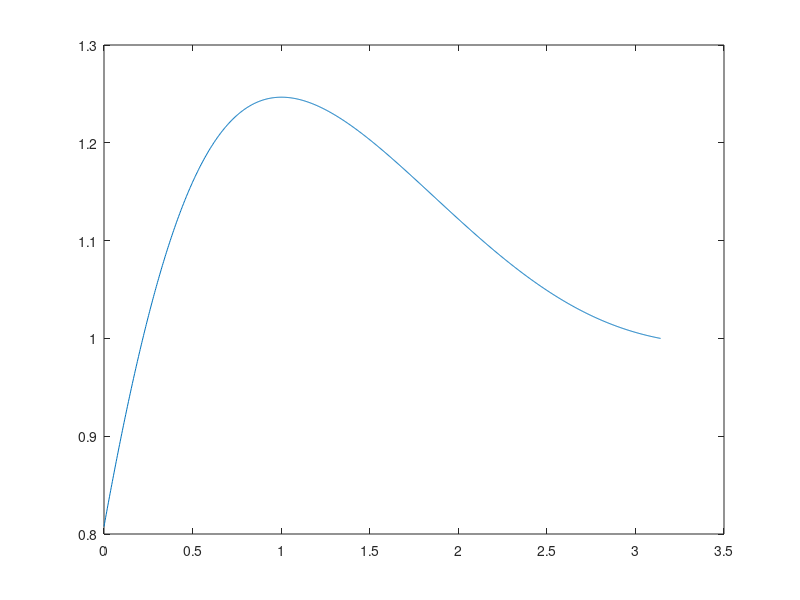

MATLAB code for this plot:
%% 1

clc
clear
close all


mu = 3;

f = @(x) x+cos(x);

% neumann a dx
BC = [-1 2];

intervalli = 1000;

a = 0;
b = pi;

h = (b-a)/intervalli;

% solo i nodi interni sono uguali
uni = ones(intervalli-1,1);

d = [mu/h^2 * 2 * uni; mu/h^2 *(1)];

d1 = mu/h^2 * (-1) * [uni; 1];

A = spdiags([d, d1, d1], [0 1 -1], intervalli, intervalli);

x = (a:h:b)';
b = f(x(2:end));

b(1) = b(1) + mu/h^2*BC(1);

b(end) = b(end)/2 + BC(2)/h;


u = [BC(1); A\b];

max(u)


%% 2

clc
clear
close all

a = 0;
b = pi;

f = @(x) exp(sin(x));

% neumann a sx
BC = [1 -2];

intervalli = 1000;

h = (b-a)/intervalli;

x = (a:h:b)';

mu_f = @(x) exp(sin(x));
xMedi = (x(1:end-1) + x(2:end))/2;
muVal = mu_f(xMedi);

d = muVal(1:end-1) + muVal(2:end);

% aggiungo extra neumann a sx
% d = [(mu_f(x(1)+h/2) + mu_f(x(1)-h/2))/2; d]./h^2;
d = [muVal(1); d]./h^2;
% non mi serve il valore finale visto che conosco già l'ultima u grazie a
% dirichlet
d1 = -muVal(1:end-1)./h^2;


A = spdiags([d, [0;d1], [d1;0]], [0 1 -1], intervalli, intervalli);

b = f(x(1:end-1));

b(1) = b(1)/2 - BC(1)/h;

b(end) = b(end) + muVal(end) * BC(end)/h^2;


u = [A\b;BC(end)];
plot(x, u)
max(u)

%% 3
clc
clear
close all

a = 0;
b = pi;

f = @(x) 2.*(x+1).*sin(x);
mu_f = @(x) x+1;

BC = [0 0];

intervalli = 1000;

h = (b-a)/intervalli;
x = (a:h:b)';
xMedi = (x(1:end-1) + x(2:end))/2;

muVal = mu_f(xMedi);

d = 1/h^2*(muVal(1:end-1) + muVal(2:end));

d1 = -muVal(2:end-1)/h^2;

A = spdiags([d, [0;d1], [d1;0]], [0 1 -1], intervalli-1, intervalli-1);

b = f(x(2:end-1));

max(A\b)


%% Seconda parte =======================================

%% 1

clc
clear
close all


mu = 1/2;

f = @(x) x-3*cos(x);

a = 0;
b = pi;

% sarebbe 0/mu, visto che nella traccia c'è u' = 0
% neumann a sinistra
BC = [0 1];

intervalli = 1000;
h = (b-a)/intervalli;
% -1 per prendere i nodi interni
uni = ones(intervalli-1, 1);


d = [mu/h^2; 2*mu/h^2 .* uni];

d1 = -mu/h^2*uni;

A = spdiags([d,[0;d1],[d1;0]], [0 1 -1], intervalli, intervalli);

x = (a:h:b)';
b = f(x(1:end-1));

b(1) = b(1) - BC(1)/h; 

b(end) = b(end) + BC(2)*mu/h^2;

max(A\b)


%% 2

clc
clear
close all

a = 0;
b = pi;


intervalli = 1000;

mu_f = @(x) 1+log(x+1);

f = @(x) sin(cos(x));

h = (b-a)/intervalli;
x = (a:h:b)';

xMedi = (x(1:end-1) + x(2:end))/2;

muVal = mu_f(xMedi);

d = (muVal(1:end-1) + muVal(2:end))./h^2;

d1 = -muVal(2:end-1)./h^2;

% -1 perché DD
A = spdiags([d, [0;d1], [d1;0]], [0 1 -1], intervalli-1, intervalli-1);

b = f(x(2:end-1));

max(A\b)


%% 3
clc
clear
close all

a = 0;
b = pi;

% neumann a dx
BC = [1 -1/2];

mu_f = @(x) exp(sin(x));

f = @(x) cos(cos(x) - sin(x));

intervalli = 5;
h = (b-a)/intervalli;
x = (a:h:b)';

xMedi = (x(1:end-1) + x(2:end))/2;

muVal = mu_f(xMedi);

d = muVal(1:end-1) + muVal(2:end);

d = [d; muVal(end)]./h^2;

d1 = -muVal(2:end)./h^2;

A = spdiags([d, [0;d1], [d1;0]], [0 1 -1], intervalli, intervalli);

b = f(x(2:end));

b(1) = b(1) + BC(1)*muVal(1)/h^2;

b(end) = b(end)/2 + BC(2)/h;

max(A\b)

%% extra


clc
clear
close all

a = 0;
b = pi;

% neumann a dx
BC = [1/2 -1/3];

mu_f = @(x) 1 + abs(sin(x));

f = @(x) exp(cos(x) - sin(x));

intervalli = 1000;
h = (b-a)/intervalli;
x = (a:h:b)';

xMedi = (x(1:end-1) + x(2:end))/2;

muVal = mu_f(xMedi);

d = muVal(1:end-1) + muVal(2:end);

d = [d; muVal(end)]./h^2;

d1 = -muVal(2:end)./h^2;

A = spdiags([d, [0;d1], [d1;0]], [0 1 -1], intervalli, intervalli);

b = f(x(2:end));

b(1) = b(1) + BC(1)*muVal(1)/h^2;

b(end) = b(end)/2 + BC(2)/h;

max(A\b)



%% extra

%% 2

clc
clear
close all

a = 0;
b = pi;

f = @(x) cos(x-sin(x));

% neumann a sx
BC = [1 1];

intervalli = 1000;

h = (b-a)/intervalli;

x = (a:h:b)';

mu_f = @(x) x.^2+1;
xMedi = (x(1:end-1) + x(2:end))/2;
muVal = mu_f(xMedi);

d = muVal(1:end-1) + muVal(2:end);

% aggiungo extra neumann a sx
% d = [(mu_f(x(1)+h/2) + mu_f(x(1)-h/2))/2; d]./h^2;
d = [muVal(1); d]./h^2;
% non mi serve il valore finale visto che conosco già l'ultima u grazie a
% dirichlet
d1 = -muVal(1:end-1)./h^2;


A = spdiags([d, [0;d1], [d1;0]], [0 1 -1], intervalli, intervalli);

b = f(x(1:end-1));

b(1) = b(1)/2 - BC(1)/h;

b(end) = b(end) + muVal(end) * BC(end)/h^2;


u = [A\b;BC(end)];
plot(x, u)
max(u)
